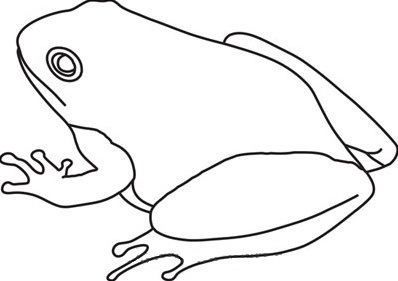
#> input picture mindset/assets/baker_2018_linedrawings/normal/bullfrog/bullfrog.jpg, 398 x 281 px; its folder holds only this picture in this run
$ python -i shapes.py   (imports and definitions only)
#> lines starting #> are read from the running program, lines starting #| are printed output that depends on the picture
import os
from pathlib import Path

import cv2
import numpy as np


class SizeMonitor:
    def __init__(self, window=3):
        self.window = window
        self.sizes = []

    def add(self, size):
        self.sizes.append(size)

    def check_stable(self):
        # if the last n are the same and different from the initial number
        return (
            len(set(self.sizes[-self.window :])) == 1
            and self.sizes[-1] != self.sizes[0]
        )


def chaikins_corner_cutting(points, num_iterations):
    for _ in range(num_iterations):
        new_points = []
        for i in range(len(points)):
            p1 = points[i]
            p2 = points[(i + 1) % len(points)]

            q = ((3 / 4) * p1[0] + (1 / 4) * p2[0], (3 / 4) * p1[1] + (1 / 4) * p2[1])
            r = ((1 / 4) * p1[0] + (3 / 4) * p2[0], (1 / 4) * p1[1] + (3 / 4) * p2[1])

            new_points.extend([q, r])
        points = new_points
    return points


def silhouettes_to_outlines(file_path, width=1):
    """
    Converting images of silhouettes to outlines
    """
#> called with width = 1
    image = cv2.imread(str(file_path), cv2.IMREAD_GRAYSCALE)
#> image: shape (281, 398); min 0, max 255, mean 240.1

    # _, image = cv2.threshold(image, 128, 255, cv2.THRESH_BINARY_INV)
    blurred = cv2.GaussianBlur(image, (3, 3), 0)
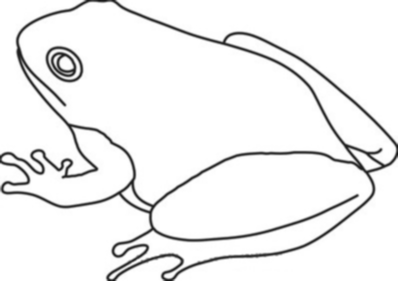
#> blurred: shape (281, 398); min 24, max 255, mean 240.1
    edges = cv2.Canny(blurred, 100, 200)
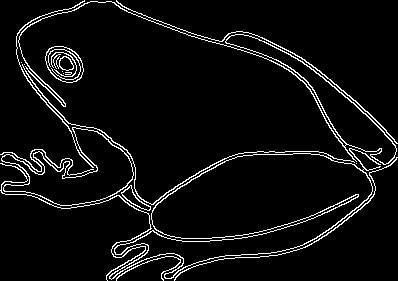
#> edges: shape (281, 398); 5.5% white in thin lines or dots

    # Dilate the edges to create the outline with the given width
    kernel = np.ones((width, width), np.uint8)
    outline_image = cv2.dilate(edges, kernel)

    return outline_image


# [15 lines not run here, left out]

>>> result = silhouettes_to_outlines('../../../assets/baker_2018_linedrawings/normal/bullfrog/bullfrog.jpg')
